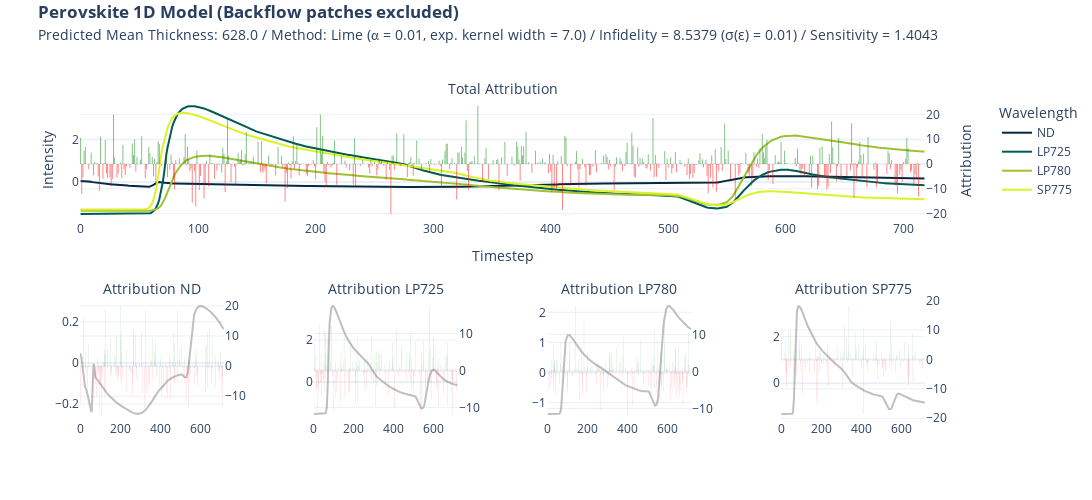

The notebook cell this image was saved under:
### Code cell
import plotly.graph_objects as go


def format_title(title, subtitle=None, subtitle_font_size=14):
    title = f"<b>{title}</b>"
    if not subtitle:
        return title
    subtitle = f'<span style="font-size: {subtitle_font_size}px;">{subtitle}</span>'
    return f"{title}<br>{subtitle}"

if target == "pce":
    subtitle = "Predicted PCE: "
else:
    subtitle = "Predicted Mean Thickness: "

from plotly.subplots import make_subplots

fig = make_subplots(
    rows=2,
    cols=4,
    specs=[
        [{"secondary_y": True, "colspan": 4}, None, None, None],
        [
            {"secondary_y": True},
            {"secondary_y": True},
            {"secondary_y": True},
            {"secondary_y": True},
        ],
    ],
    subplot_titles=(
        format_title("", "Total Attribution"),
        format_title("", "Attribution ND"),
        format_title("", "Attribution LP725"),
        format_title("", "Attribution LP780"),
        format_title("", "Attribution SP775"),
    ),
)

fig.add_trace(
    go.Bar(
        y=attr_lime.squeeze().sum(axis=0),
        name="Attribution",
        marker_color=np.where(attr_lime.squeeze().sum(axis=0) < 0, "red", "green"),
        opacity=0.5,
        showlegend=False,
        marker_line_width=0,
    ),
    secondary_y=True,
)
fig.add_trace(go.Scatter(y=x[0], name="ND", marker_color="#042940"))
fig.add_trace(go.Scatter(y=x[1], name="LP725", marker_color="#005C53"))
fig.add_trace(go.Scatter(y=x[2], name="LP780", marker_color="#9FC131"))
fig.add_trace(go.Scatter(y=x[3], name="SP775", marker_color="#DBF227"))


fig.update_yaxes(title="Intensity")
fig.update_yaxes(title_text="Attribution", secondary_y=True)
fig.update_xaxes(title="Timestep")

fig.add_trace(
    go.Scatter(y=x[0], name="ND", marker_color="grey", opacity=0.5, showlegend=False),
    row=2,
    col=1,
)
fig.add_trace(
    go.Bar(
        y=attr_lime.squeeze()[0],
        marker_color=np.where(attr_lime.squeeze()[0] < 0, "red", "green"),
        opacity=0.5,
        showlegend=False,
        marker_line_width=0,
    ),
    secondary_y=True,
    row=2,
    col=1,
)

fig.update_yaxes(title=None, row=2, col=1)
fig.update_yaxes(title_text=None, secondary_y=True, row=2, col=1)
fig.update_xaxes(title=None, row=2, col=1)

fig.add_trace(
    go.Scatter(
        y=x[1], name="LP725", marker_color="grey", opacity=0.5, showlegend=False
    ),
    row=2,
    col=2,
)
fig.add_trace(
    go.Bar(
        y=attr_lime.squeeze()[1],
        marker_color=np.where(attr_lime.squeeze()[1] < 0, "red", "green"),
        opacity=0.5,
        showlegend=False,
        marker_line_width=0,
    ),
    secondary_y=True,
    row=2,
    col=2,
)

fig.update_yaxes(title=None, row=2, col=2)
fig.update_yaxes(title_text=None, secondary_y=True, row=2, col=2)
fig.update_xaxes(title=None, row=2, col=2)

fig.add_trace(
    go.Scatter(
        y=x[2], name="LP780", marker_color="grey", opacity=0.5, showlegend=False
    ),
    row=2,
    col=3,
)
fig.add_trace(
    go.Bar(
        y=attr_lime.squeeze()[2],
        marker_color=np.where(attr_lime.squeeze()[2] < 0, "red", "green"),
        opacity=0.5,
        showlegend=False,
        marker_line_width=0,
    ),
    secondary_y=True,
    row=2,
    col=3,
)

fig.update_yaxes(title=None, row=2, col=3)
fig.update_yaxes(title_text=None, secondary_y=True, row=2, col=3)
fig.update_xaxes(title=None, row=2, col=3)

fig.add_trace(
    go.Scatter(
        y=x[3], name="SP775", marker_color="grey", opacity=0.5, showlegend=False
    ),
    row=2,
    col=4,
)
fig.add_trace(
    go.Bar(
        y=attr_lime.squeeze()[3],
        marker_color=np.where(attr_lime.squeeze()[3] < 0, "red", "green"),
        opacity=0.5,
        showlegend=False,
        marker_line_width=0,
    ),
    secondary_y=True,
    row=2,
    col=4,
)

fig.update_yaxes(title=None, row=2, col=4)
fig.update_yaxes(title_text=None, secondary_y=True, row=2, col=4)
fig.update_xaxes(title=None, row=2, col=4)

fig.update_layout(
    title=format_title(
        "Perovskite 1D Model (Backflow patches excluded)",
        subtitle
        + str(np.round(y,2))
        + " / Method: Lime ("
        + "\u237A"
        + " = "
        + str(a)
        + ", exp. kernel width = "
        + str(kernel_width)
        + ") / Infidelity = "
        + str(*np.round(infid_lime.numpy(), 4))
        + " ("
        + "\u03C3"
        + "("
        + "\u03B5"
        + ") = "
        + str(std_noise)
        + ")"
        + " / Sensitivity = "
        + str(*np.round(sens_lime.numpy(), 4)),
    ),
    legend_title="Wavelength",
    title_y=0.965,
    title_x=0.035,
    template="plotly_white",
    height=500,
    width=1200,
)

fig.write_image("xai/images/"+ target + "/1D/1D_nb_lime.png", scale=2)

fig.show()

### Figure 1 — Plotly figure (JSON) as saved in the notebook; plotly's stock layout.template omitted (floating-point values rounded to 4 significant figures; data arrays with more than 128 entries replaced by an {"elided": "..."} marker saying what was removed)
{"data": [{"marker": {"color": {"elided": "719 str values"}, "line": {"width": 0}}, "name": "Attribution", "opacity": 0.5, "showlegend": false, "type": "bar", "xaxis": "x", "y": {"elided": "719 float values"}, "yaxis": "y2"}, {"marker": {"color": "#042940"}, "name": "ND", "type": "scatter", "y": {"elided": "719 float values"}}, {"marker": {"color": "#005C53"}, "name": "LP725", "type": "scatter", "y": {"elided": "719 float values"}}, {"marker": {"color": "#9FC131"}, "name": "LP780", "type": "scatter", "y": {"elided": "719 float values"}}, {"marker": {"color": "#DBF227"}, "name": "SP775", "type": "scatter", "y": {"elided": "719 float values"}}, {"marker": {"color": "grey"}, "name": "ND", "opacity": 0.5, "showlegend": false, "type": "scatter", "xaxis": "x2", "y": {"elided": "719 float values"}, "yaxis": "y3"}, {"marker": {"color": {"elided": "719 str values"}, "line": {"width": 0}}, "opacity": 0.5, "showlegend": false, "type": "bar", "xaxis": "x2", "y": {"elided": "719 float values"}, "yaxis": "y4"}, {"marker": {"color": "grey"}, "name": "LP725", "opacity": 0.5, "showlegend": false, "type": "scatter", "xaxis": "x3", "y": {"elided": "719 float values"}, "yaxis": "y5"}, {"marker": {"color": {"elided": "719 str values"}, "line": {"width": 0}}, "opacity": 0.5, "showlegend": false, "type": "bar", "xaxis": "x3", "y": {"elided": "719 float values"}, "yaxis": "y6"}, {"marker": {"color": "grey"}, "name": "LP780", "opacity": 0.5, "showlegend": false, "type": "scatter", "xaxis": "x4", "y": {"elided": "719 float values"}, "yaxis": "y7"}, {"marker": {"color": {"elided": "719 str values"}, "line": {"width": 0}}, "opacity": 0.5, "showlegend": false, "type": "bar", "xaxis": "x4", "y": {"elided": "719 float values"}, "yaxis": "y8"}, {"marker": {"color": "grey"}, "name": "SP775", "opacity": 0.5, "showlegend": false, "type": "scatter", "xaxis": "x5", "y": {"elided": "719 float values"}, "yaxis": "y9"}, {"marker": {"color": {"elided": "719 str values"}, "line": {"width": 0}}, "opacity": 0.5, "showlegend": false, "type": "bar", "xaxis": "x5", "y": {"elided": "719 float values"}, "yaxis": "y10"}], "layout": {"annotations": [{"font": {"size": 16}, "showarrow": false, "text": "<b></b><br><span style=\"font-size: 14px;\">Total Attribution</span>", "x": 0.47, "xanchor": "center", "xref": "paper", "y": 1, "yanchor": "bottom", "yref": "paper"}, {"font": {"size": 16}, "showarrow": false, "text": "<b></b><br><span style=\"font-size: 14px;\">Attribution ND</span>", "x": 0.08, "xanchor": "center", "xref": "paper", "y": 0.375, "yanchor": "bottom", "yref": "paper"}, {"font": {"size": 16}, "showarrow": false, "text": "<b></b><br><span style=\"font-size: 14px;\">Attribution LP725</span>", "x": 0.34, "xanchor": "center", "xref": "paper", "y": 0.375, "yanchor": "bottom", "yref": "paper"}, {"font": {"size": 16}, "showarrow": false, "text": "<b></b><br><span style=\"font-size: 14px;\">Attribution LP780</span>", "x": 0.6, "xanchor": "center", "xref": "paper", "y": 0.375, "yanchor": "bottom", "yref": "paper"}, {"font": {"size": 16}, "showarrow": false, "text": "<b></b><br><span style=\"font-size: 14px;\">Attribution SP775</span>", "x": 0.86, "xanchor": "center", "xref": "paper", "y": 0.375, "yanchor": "bottom", "yref": "paper"}], "height": 500, "legend": {"title": {"text": "Wavelength"}}, "title": {"text": "<b>Perovskite 1D Model (Backflow patches excluded)</b><br><span style=\"font-size: 14px;\">Predicted Mean Thickness: 628.0 / Method: Lime (⍺ = 0.01, exp. kernel width = 7.0) / Infidelity = 8.5379 (σ(ε) = 0.01) / Sensitivity = 1.4043</span>", "x": 0.035, "y": 0.965}, "width": 1200, "xaxis": {"anchor": "y", "domain": [0, 0.94], "title": {"text": "Timestep"}}, "xaxis2": {"anchor": "y3", "domain": [0, 0.16], "title": {}}, "xaxis3": {"anchor": "y5", "domain": [0.26, 0.42], "title": {}}, "xaxis4": {"anchor": "y7", "domain": [0.52, 0.68], "title": {}}, "xaxis5": {"anchor": "y9", "domain": [0.78, 0.94], "title": {}}, "yaxis": {"anchor": "x", "domain": [0.625, 1], "title": {"text": "Intensity"}}, "yaxis10": {"anchor": "x5", "overlaying": "y9", "side": "right", "title": {}}, "yaxis2": {"anchor": "x", "overlaying": "y", "side": "right", "title": {"text": "Attribution"}}, "yaxis3": {"anchor": "x2", "domain": [0, 0.375], "title": {}}, "yaxis4": {"anchor": "x2", "overlaying": "y3", "side": "right", "title": {}}, "yaxis5": {"anchor": "x3", "domain": [0, 0.375], "title": {}}, "yaxis6": {"anchor": "x3", "overlaying": "y5", "side": "right", "title": {}}, "yaxis7": {"anchor": "x4", "domain": [0, 0.375], "title": {}}, "yaxis8": {"anchor": "x4", "overlaying": "y7", "side": "right", "title": {}}, "yaxis9": {"anchor": "x5", "domain": [0, 0.375], "title": {}}}}
